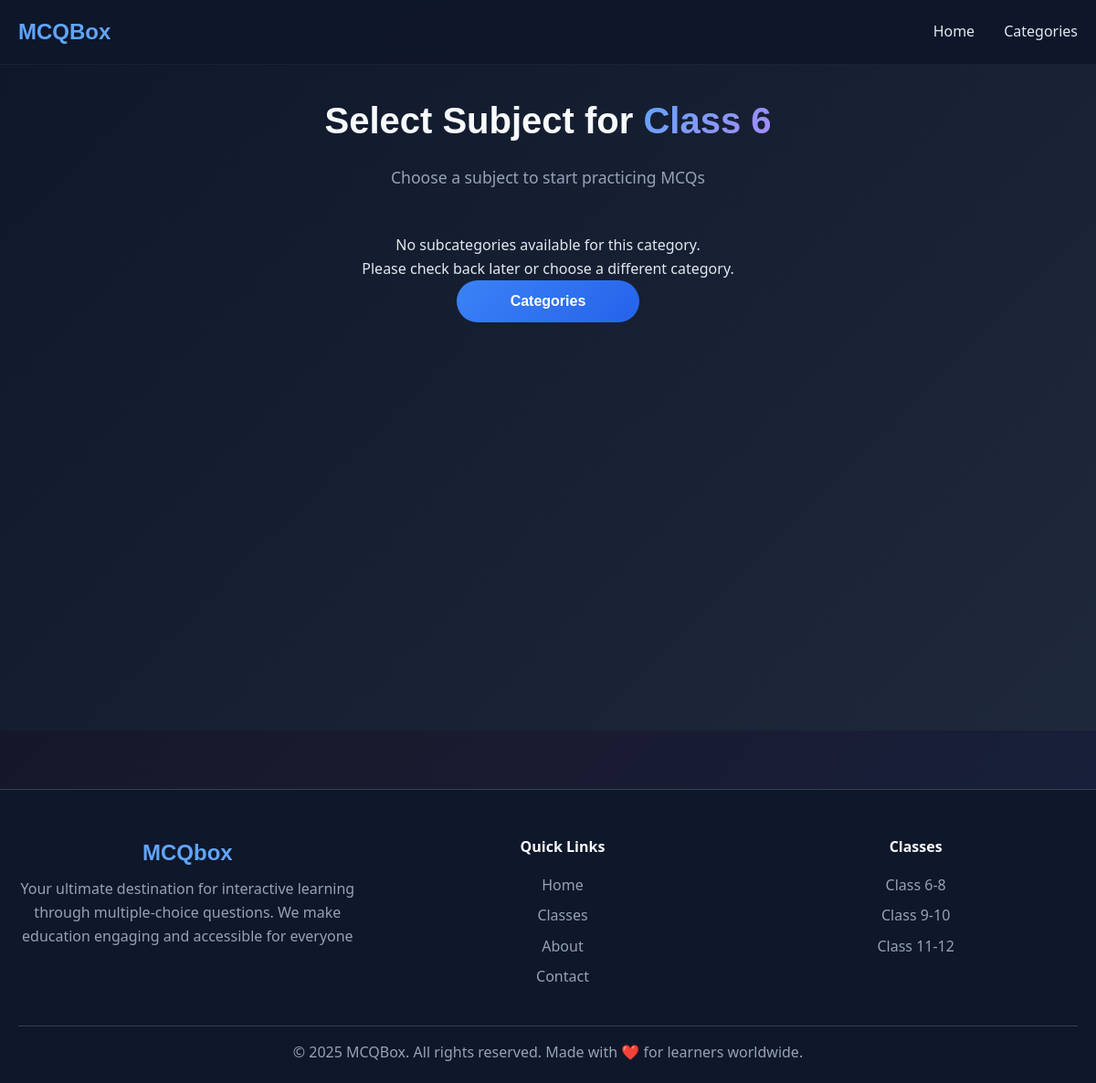
Before: /category/class-6 with the older database file.
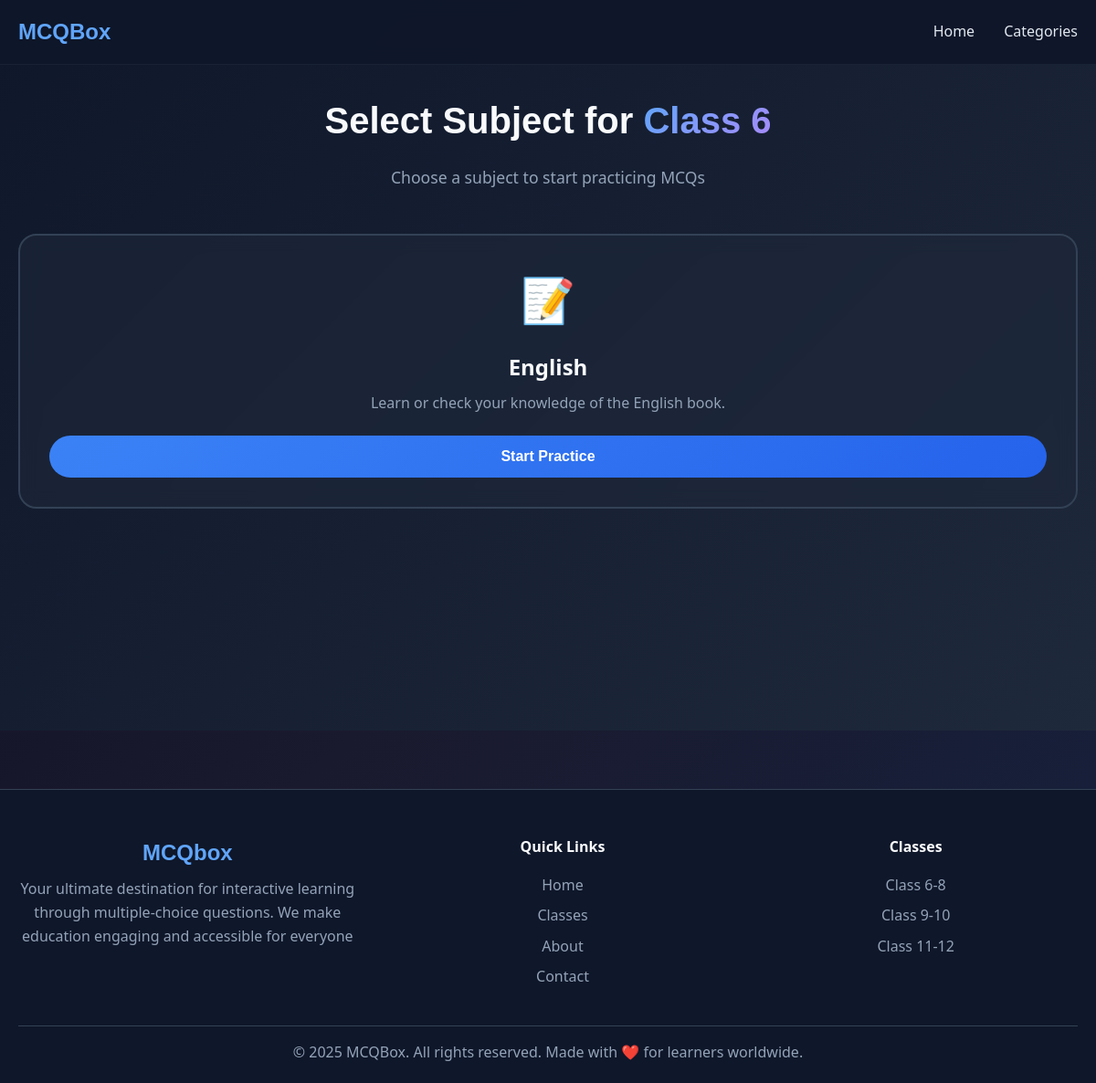
After: the same page with the newer database file.
### mcqbox/model.py (models this page shows, shortened)
class Subcategory(db.Model):
    id = db.Column(db.Integer, primary_key=True)
    name = db.Column(db.String(50), nullable=False)
    category_id = db.Column(db.Integer, db.ForeignKey('category.id'), nullable=False)
    category = db.relationship('Category', backref=db.backref('subcategories', lazy=True))
    description = db.Column(db.String(200), nullable=True)
    created_at = db.Column(db.DateTime, server_default=db.func.now())
    updated_at = db.Column(db.DateTime, server_default=db.func.now(), onupdate=db.func.now())

### mcqbox/frontend/route.py (the view)
@app.route("/category/<category_name>")
def subcategory(category_name):
    category_name = category_name.replace('-', ' ')
    category = Category.query.filter_by(name=category_name).first()
    if not category:
        return {"error": "Category not found"}, 404
    subcategories = category.subcategories if category else []
    if not subcategories:
        return render_template("subcate.html", cat = category_name, subcategories=None)
    return render_template("subcate.html", cat = category_name, subcategories=subcategories)

### mcqbox/frontend/templates/subcate.html (shortened to what this page needs)
{% from "micro/nav.html" import nav %}
{% extends "home.html" %}
{% block head %}
<link rel="stylesheet" href="{{ url_for('frontend.static', filename='css/subject.css') }}" w-tid="13">
{% endblock %}
{% block content %}
{{ nav() }}
<main class="subjects-main" w-tid="45">
  <div class="container" w-tid="47">
    <div class="subjects-header" w-tid="49">
      <h1 class="subjects-title" w-tid="55">Select Subject for <span id="class-name" w-tid="57">{{cat |title}}</span></h1>
      <p class="subjects-subtitle" w-tid="59">Choose a subject to start practicing MCQs</p>
    </div>
    {%if subcategories is none%}
    <div class="no-subcategories" style="text-align: center;">
      <p>No subcategories available for this category.</p>
      <p>Please check back later or choose a different category.</p>
      <a href="/category" style="text-decoration: none;"><button
          class="btn btn-primary subject-btn" style="width: 200px;">Categories</button></a>
    </div>
    {%else %}
    <div class="subjects-grid" id="subjects-grid" w-tid="61">
      {%for subcat in subcategories %}
      <a href="/category/{{cat|replace(' ', '-')}}/{{subcat['name']|replace(' ', '-') |lower}}">
        <div class="subject-card" style="animation-delay: 0s;">
          <div class="subject-icon">📝</div>
          <h3 class="subject-name">{{subcat['name']|title}}</h3>
          <p class="subject-description">{{subcat['description']}}</p>
          <button class="btn btn-primary subject-btn">
            Start Practice
          </button>
        </div>
      </a>
      {%endfor%}
    </div>
    {%endif%}
  </div>
</main>
<footer class="footer" w-tid="271">
  <div class="container" w-tid="273">
    <div class="footer-content" w-tid="275">
      <div class="footer-brand" w-tid="277">
        <h3 w-tid="279">MCQbox</h3>
        <p w-tid="281">Your ultimate destination for interactive learning through multiple-choice questions. We make
          education engaging and accessible for everyone</p>
      </div>
      <div class="footer-links" w-tid="283">
        <div class="footer-column" w-tid="285">
          <h4 w-tid="287">Quick Links</h4>
          <a href="https://classwise-mcq-master-your-studies--cooloak59015911.on.websim.com/?v=4#home"
            w-tid="289">Home</a>
          <a href="https://classwise-mcq-master-your-studies--cooloak59015911.on.websim.com/?v=4#classes"
            w-tid="291">Classes</a>
          <a href="https://classwise-mcq-master-your-studies--cooloak59015911.on.websim.com/?v=4#about"
            w-tid="293">About</a>
          <a href="https://classwise-mcq-master-your-studies--cooloak59015911.on.websim.com/?v=4#contact"
            w-tid="295">Contact</a>
        </div>
        <div class="footer-column" w-tid="297">
          <h4 w-tid="299">Classes</h4>
          <a href="https://classwise-mcq-master-your-studies--cooloak59015911.on.websim.com/?v=4#class-6"
            w-tid="301">Class 6-8</a>
          <a href="https://classwise-mcq-master-your-studies--cooloak59015911.on.websim.com/?v=4#class-9"
            w-tid="303">Class 9-10</a>
          <a href="https://classwise-mcq-master-your-studies--cooloak59015911.on.websim.com/?v=4#class-11"
            w-tid="305">Class 11-12</a>
        </div>
      </div>
    </div>
    <div class="footer-bottom" w-tid="307">
      <p w-tid="309">© 2025 MCQBox. All rights reserved. Made with ❤️ for learners worldwide.</p>
    </div>
  </div>
</footer>
{%endblock%}

Changed rows visible on the page:
added Subcategory: name "English", description "Learn or check your knowledge of the English book."
Other visible differences:
text no longer shown: "No subcategories available for this category. Please check back later or choose a different category. Categories"
